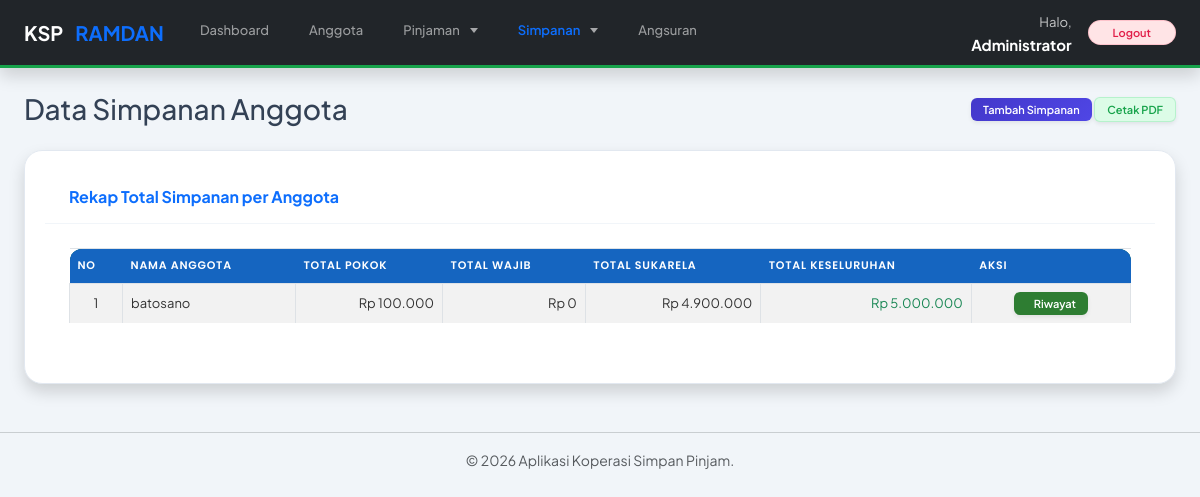
/data_simpanan.php (signed in), run on the app's committed database.
### tables this page shows
CREATE TABLE `tb_anggota_ramdan` (
  `id_anggota` int(11) NOT NULL,
  `nama` varchar(100) NOT NULL,
  `alamat` text DEFAULT NULL,
  `no_hp` varchar(20) DEFAULT NULL,
  `tanggal_daftar` date NOT NULL
);

### data_simpanan.php (the view, shortened to what this page needs)
<!DOCTYPE html>
<html>
<?php
include 'koneksi.php';
include 'header.php';
?>
<div class="container-fluid">
    <div class="d-sm-flex align-items-center justify-content-between mb-4">
        <h1 class="h3 mb-0 text-gray-800">Data Simpanan Anggota</h1>
        <div>
            <a href="tambah_simpanan.php" class="d-none d-sm-inline-block btn btn-sm btn-primary shadow-sm"><i class="fas fa-plus fa-sm text-white-50"></i> Tambah Simpanan</a>
            <a href="cetak_simpanan.php" target="_blank" class="d-none d-sm-inline-block btn btn-sm btn-success shadow-sm"><i class="fas fa-print fa-sm text-white-50"></i> Cetak PDF</a>
        </div>
    </div>
    <div class="card shadow mb-4">
        <div class="card-header py-3">
            <h6 class="m-0 font-weight-bold text-primary">Rekap Total Simpanan per Anggota</h6>
        </div>
        <div class="card-body">
            <div class="table-responsive">
                <table class="table table-bordered table-striped table-hover" id="dataTable" width="100%" cellspacing="0">
                    <thead class="bg-primary text-white text-center">
                        <tr>
                            <th width="5%">No</th>
                            <th>Nama Anggota</th>
                            <th>Total Pokok</th>
                            <th>Total Wajib</th>
                            <th>Total Sukarela</th>
                            <th>Total Keseluruhan</th>
                            <th width="15%">Aksi</th>
                        </tr>
                    </thead>
                    <tbody>
                        <?php
                        $no = 1;
                        $query = mysqli_query($koneksi, "
                            SELECT a.id_anggota, a.nama,
                            SUM(CASE WHEN s.jenis_simpanan = 'Pokok' THEN s.jumlah ELSE 0 END) AS total_pokok,
                            SUM(CASE WHEN s.jenis_simpanan = 'Wajib' THEN s.jumlah ELSE 0 END) AS total_wajib,
                            SUM(CASE WHEN s.jenis_simpanan = 'Sukarela' THEN s.jumlah ELSE 0 END) AS total_sukarela,
                            SUM(s.jumlah) AS total_simpanan
                            FROM tb_anggota_ramdan a
                            LEFT JOIN tb_simpanan_ramdan s ON a.id_anggota = s.id_anggota
                            GROUP BY a.id_anggota, a.nama
                            ORDER BY a.nama ASC
                        ");
                        while ($data = mysqli_fetch_assoc($query)) {
                        ?>
                        <tr>
                            <td class="text-center align-middle"><?php echo $no++; ?></td>
                            <td class="align-middle font-weight-bold"><?php echo htmlspecialchars($data['nama']); ?></td>
                            <td class="text-right align-middle">Rp <?php echo number_format($data['total_pokok'] ?? 0, 0, ',', '.'); ?></td>
                            <td class="text-right align-middle">Rp <?php echo number_format($data['total_wajib'] ?? 0, 0, ',', '.'); ?></td>
                            <td class="text-right align-middle">Rp <?php echo number_format($data['total_sukarela'] ?? 0, 0, ',', '.'); ?></td>
                            <td class="text-right align-middle font-weight-bold text-success">
                                Rp <?php echo number_format($data['total_simpanan'] ?? 0, 0, ',', '.'); ?>
                            </td>
                            <td class="text-center align-middle">
                                <a href="riwayat_simpanan.php?id=<?php echo $data['id_anggota']; ?>" class="btn btn-info btn-sm shadow-sm">
                                    <i class="fas fa-history"></i> Riwayat
                                </a>
                            </td>
                        </tr>
                        <?php } ?>
                    </tbody>
                </table>
            </div>
        </div>
    </div>
</div>
<?php include 'footer.php'; ?>

### header.php (style rules this page uses)
.navbar, .navbar-collapse, .container-fluid, .nav-item { overflow: visible !important; }

### data on the page
tb_anggota_ramdan: nama "batosano", total_pokok "100.000", total_wajib "0", total_sukarela "4.900.000", total_simpanan "5.000.000"

### other printed values
$_SESSION['nama'] "Administrator"
